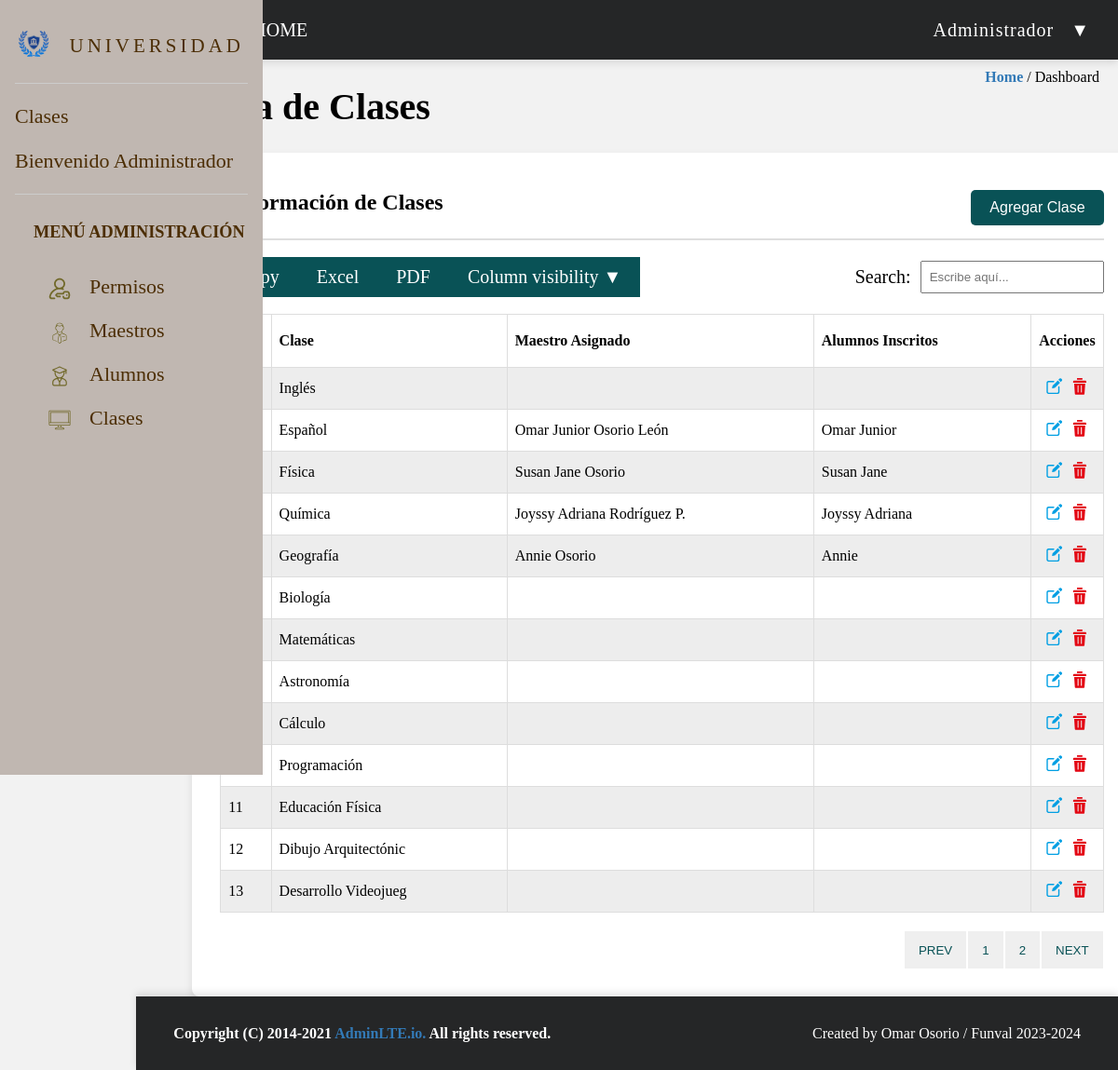
Screenshot of /views/modal-classes.php (signed in) with the database file from the repository.
### tables this page shows
CREATE TABLE `clases` (
  `id` int(20) NOT NULL,
  `clase` varchar(20) NOT NULL
);

CREATE TABLE `maestros` (
  `id` int(20) NOT NULL,
  `email` varchar(50) NOT NULL,
  `name` varchar(50) NOT NULL,
  `lastname` varchar(50) NOT NULL,
  `direccion` varchar(50) NOT NULL,
  `fecha` date NOT NULL,
  `id_clase` int(10) NOT NULL,
  `id_rol` int(11) DEFAULT NULL,
  `estado` varchar(20) NOT NULL
);

### views/modal-classes.php (the view, shortened to what this page needs)
<?php
$conn = mysqli_connect("localhost", "root", "", "university");
$sql = "SELECT clases.id AS id_clase, clases.clase, maestros.name, maestros.lastname
        FROM clases
        LEFT JOIN maestros ON clases.id = maestros.id_clase";
$query = mysqli_query($conn, $sql);
?>
<!DOCTYPE html>
<html lang="es">
<head>
    <link rel="stylesheet" href="/styles/modal-addClases.css">
</head>
<body>
    <div class="sidebar">
        <div class="logo-container">
            <img src="/assets/rounded_no_background.svg" alt="Logo">
            <p>&nbsp;&nbsp;UNIVERSIDAD</p>
        </div>
        <div class="box1">
            <p>Clases</p>
            <p>Bienvenido Administrador</p>
        </div>
        <div class="box2">
            <div class="menu-admin">
                <h5>MENÚ ADMINISTRACIÓN</h5>
                <div class="menuIcons"><a href="/views/dash-permisos.php"><img src="/assets/icono-permisos.svg" alt="Permisos">Permisos</a></div>
                <div class="menuIcons"><a href="/views/modal-addMaestros.php"><img src="/assets/icono-maestros.svg" alt="Maestros">Maestros</a></div>
                <div class="menuIcons"><a href="../views/modal-addAlumnos.php"><img src="/assets/icono-alumnos.svg" alt="Alumnos">Alumnos</a></div>
                <div class="menuIcons"><a href="/views/modal-classes.php"><img src="/assets/icono-clases.svg" alt="Clases">Clases</a></div>
            </div>
        </div>
    </div>
    <div class="header">
        <div class="menu">
            <ul>
                <li class="menuBar">&#9776;</li>
                <li>HOME</li>
            </ul>
        </div>
        <div class="rol">
            <ul>
                <li>Administrador &nbsp;&nbsp;&#x25BC;
                </li>
            </ul>
        </div>
    </div>
    <div class="dashboard-title">
        <h1>Lista de Clases</h1>
    </div>
    <div class="home-dashboard">
        <a href="../views/dashboardAdmin.php" class="actualPage">Home</a> / Dashboard
    </div>
    <div class="container">
        <div class="content">
            <div class="info">
                <h4>Información de Clases</h4>
                <button type="submit" class="btnInfo">Agregar Clase</button>
            </div>
            <div class="linksContainer">
                <ul class="links">
                    <li><a class="linkOpc" href="#">Copy</a></li>
                    <li><a class="linkOpc" href="/models/excel.php">Excel</a></li>
                    <li><a class="linkOpc" href="/models/pdf.php">PDF</a></li>
                    <li><a class="linkOpc" href="#">Column visibility &#x25BC;</a></li>
                </ul>
                <form action="/buscar" method="GET">
                    <label for="busqueda">Search:</label>
                    <input type="text" id="busqueda" data-table="table_id" name="q" placeholder="Escribe aquí...">
                </form>
            </div>
            <table class="clases table_id">
                <thead>
                    <tr>
                        <th>#</th>
                        <th>Clase</th>
                        <th>Maestro Asignado</th>
                        <th>Alumnos Inscritos</th>
                        <th>Acciones</th>
                    </tr>
                </thead>
                <tbody>
                    <?php while ($row = mysqli_fetch_array($query)) : ?>
                        <tr>
                            <td><?= $row['id_clase'] ?></td>
                            <td><?= $row['clase'] ?></td>
                            <td><?= $row['name'] . ' ' . $row['lastname'] ?></td>
                            <td><?= $row['name'] ?></td>
                            <td class="acciones">
                                <a href="/controllers/editClases.php?id=<?= $row['id_clase'] ?>" class="btnIcon">
                                    <img src="/assets/icono-editar-datos.svg" alt="Edit Info" class="editIcon">
                                </a>
                                <a href="/controllers/deleteClases.php?id=<?= $row['id_clase'] ?>" class="btnIcon" onclick="return confirmDeleting()">
                                    <img src="/assets/icono-delete.svg" alt="Delete Info" class="deleteIcon">
                                </a>
                            </td>
                        </tr>
                    <?php endwhile; ?>
                </tbody>
            </table>
            <div class="pagination">
                <button>PREV</button>
                <button>1</button>
                <button>2</button>
                <button>NEXT</button>
            </div>
        </div>
    </div>
    <div class="footer">
        <div class="footer-left">Copyright (C) 2014-2021 <span class="footer-left1" style="color: #337ab7;">AdminLTE.io.</span>
            <span>All rights reserved.</span>
        </div>
        <div class="footer-right">Created by Omar Osorio / Funval 2023-2024</div>
    </div>
</body>
</html>

### styles/modal-addClases.css (style rules this page uses)
body { margin: 0; padding: 0; font-family: Cambria, Cochin, Georgia, Times, "Times New Roman", serif; background-color: #f2f2f2; display: grid; grid-template-columns: 1.5fr 9fr 1.8fr; grid-template-rows: 0.5fr 11fr 0.5fr; }
.sidebar { grid-column: 1/2; background-color: #c0b7b1; color: #4c2e05; width: 250px; height: 100vh; padding: 16px; font-size: 22px; position: fixed; z-index: 1; }
.sidebar img { width: 40px; height: 33px; margin-bottom: 10px; }
.logo-container { display: flex; align-items: center; flex-direction: row; }
.logo-container p { font-size: 21px; letter-spacing: 4px; padding-bottom: 6px; }
.box1 { border-bottom: 1px solid #ccc; border-top: 1px solid #ccc; margin-bottom: 4px; }
.box2 { margin-bottom: 10px; }
.menu-admin { margin-top: 20px; }
.menu-admin a { display: flex; text-decoration: none; color: #4c2e05; padding-top: 4px; }
.menuIcons { display: flex; margin-bottom: 6px; margin-left: 16px; }
.menu-admin h5 { margin-left: 20px; }
.menu-admin img { width: 24px; height: 24px; margin-left: 20px; margin-right: 20px; padding-top: 3px; }
.header { width: 100%; height: 64px; grid-column: 2/4; background-color: #252627; box-shadow: 0 4px 8px rgba(0, 0, 0, 0.1); color: white; display: flex; justify-content: space-between; align-items: center; }
.menu { font-size: 20px; text-align: left; }
.rol { font-size: 20px; text-align: right; padding-right: 30px; letter-spacing: 1px; align-items: center; justify-content: center; }
ul { width: 100%; list-style: none; background: #252627; margin: 0; padding: 0; }
.menu li { width: 90px; display: inline-block; }
.menuBar { text-align: center; padding-left: 30px; }
ul li a { display: block; padding: 10px 10px; color: #fff; text-decoration: none; text-align: center; font-size: 20px; }
.home-dashboard { grid-column: 3/4; grid-row: 2/3; text-align: right; padding: 10px; padding-right: 20px; cursor: pointer; z-index: 1; }
.dashboard-title { padding-left: 60px; grid-column: 2/4; grid-row: 2/3; font-size: 20px; display: flex; flex-direction: row; }
.container { grid-column: 2/4; grid-row: 2/3; }
.content { width: 90%; margin-top: 100px; grid-column: 2; margin-left: 60px; padding: 30px; border-radius: 8px; box-shadow: 0 4px 8px rgba(0, 0, 0, 0.1); background-color: #fff; }
.footer { width: 100%; height: 79px; grid-column: 2/4; grid-row: 3/4; background-color: #252627; box-shadow: 0 -4px 8px rgba(0, 0, 0, 0.1); display: flex; justify-content: space-between; align-items: center; }
.footer-left { color: white; font-weight: bold; padding-left: 40px; }
.footer-right { color: white; padding-right: 40px; }
.actualPage { color: #337ab7; font-weight: bold; text-decoration: none; }
table { border-collapse: collapse; width: 100%; }
th, td { border: 1px solid #dddddd; text-align: left; padding: 8px; }
th { background-color: #ffffff; height: 40px; }
tr:nth-child(even) { background-color: #ffffff; }
tr:nth-child(odd) { background-color: #ededed; }
tr { height: 40px; }
.acciones { width: 5px; text-align: center; }
.btnIcon { display: inline-block; padding: 2px; z-index: 1; }
.editIcon { width: 20px; height: 20px; z-index: 1; }
.deleteIcon { width: 20px; height: 20px; z-index: 1; }
.info { display: flex; justify-content: space-between; font-size: 24px; border-bottom: 2px solid #dedede; padding-bottom: 14px; }
h4 { margin: 10px; }
.btnInfo { margin-top: 10px; padding: 10px 20px; background-color: #095256; color: white; border: none; border-radius: 5px; text-decoration: none; display: inline-block; font-size: 16px; cursor: pointer; z-index: 1; }
.linksContainer { display: flex; padding-top: 18px; padding-bottom: 18px; }
.links { display: flex; align-items: center; padding: 10px; }
.linkOpc { background-color: #095256; padding: 10px 20px; }
ul.links { list-style: none; margin: 0; padding: 0; display: flex; background-color: #ffffff; }
form { margin-left: auto; display: flex; align-items: center; }
label { font-size: 20px; margin-right: 10px; }
input[type="text"] { padding: 8px; box-sizing: border-box; }
.pagination { display: flex; justify-content: right; margin-top: 20px; }
.pagination button { color: #095256; height: 40px; border: none; padding: 10px 15px; margin: 0 1px; cursor: pointer; }

### rows the page displays
clases: clase "Inglés"
maestros: id_clase.clase "Español", name "Omar Junior", lastname "Osorio León"
maestros: id_clase.clase "Física", name "Susan Jane", lastname "Osorio"
maestros: id_clase.clase "Química", name "Joyssy Adriana", lastname "Rodríguez P."
maestros: id_clase.clase "Geografía", name "Annie", lastname "Osorio"
clases: clase "Biología"
clases: clase "Matemáticas"
clases: clase "Astronomía"
clases: clase "Cálculo"
clases: clase "Programación"
clases: id "11", clase "Educación Física"
clases: id "12", clase "Dibujo Arquitectónic"
clases: id "13", clase "Desarrollo Videojueg"
